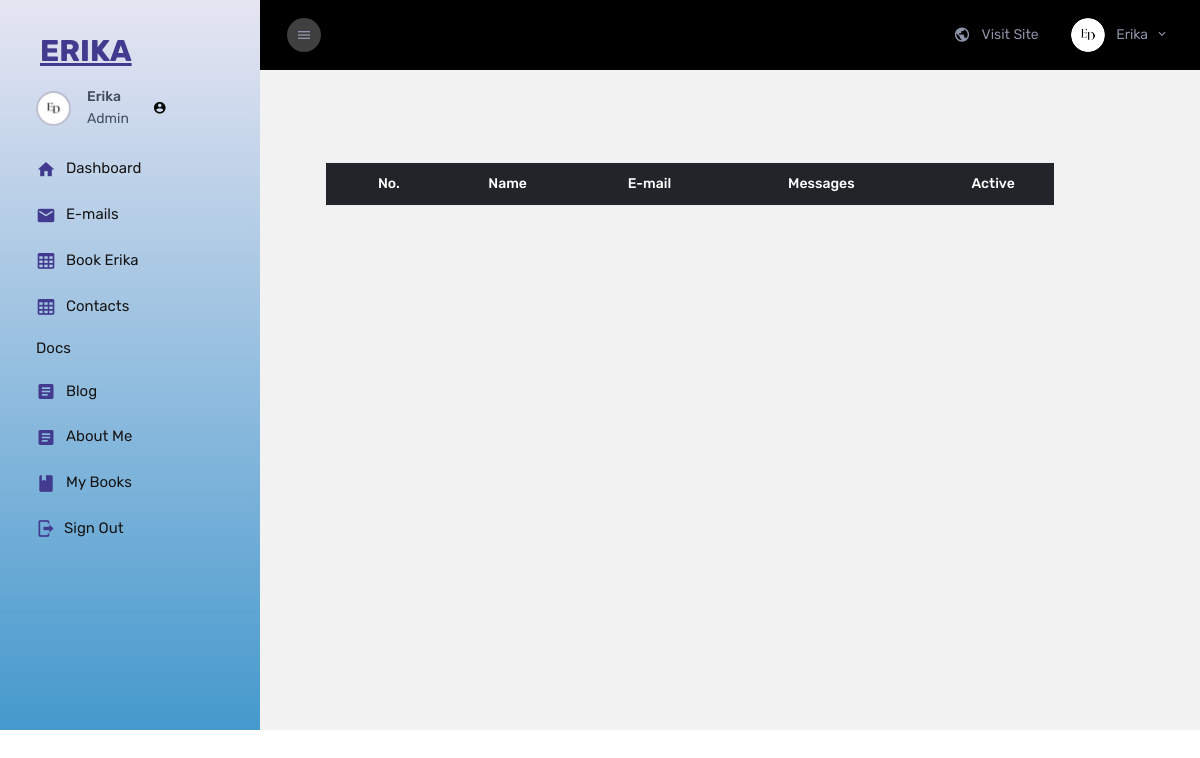
Page /E_Admin/receive-contact/ (signed in) on the earlier database version.
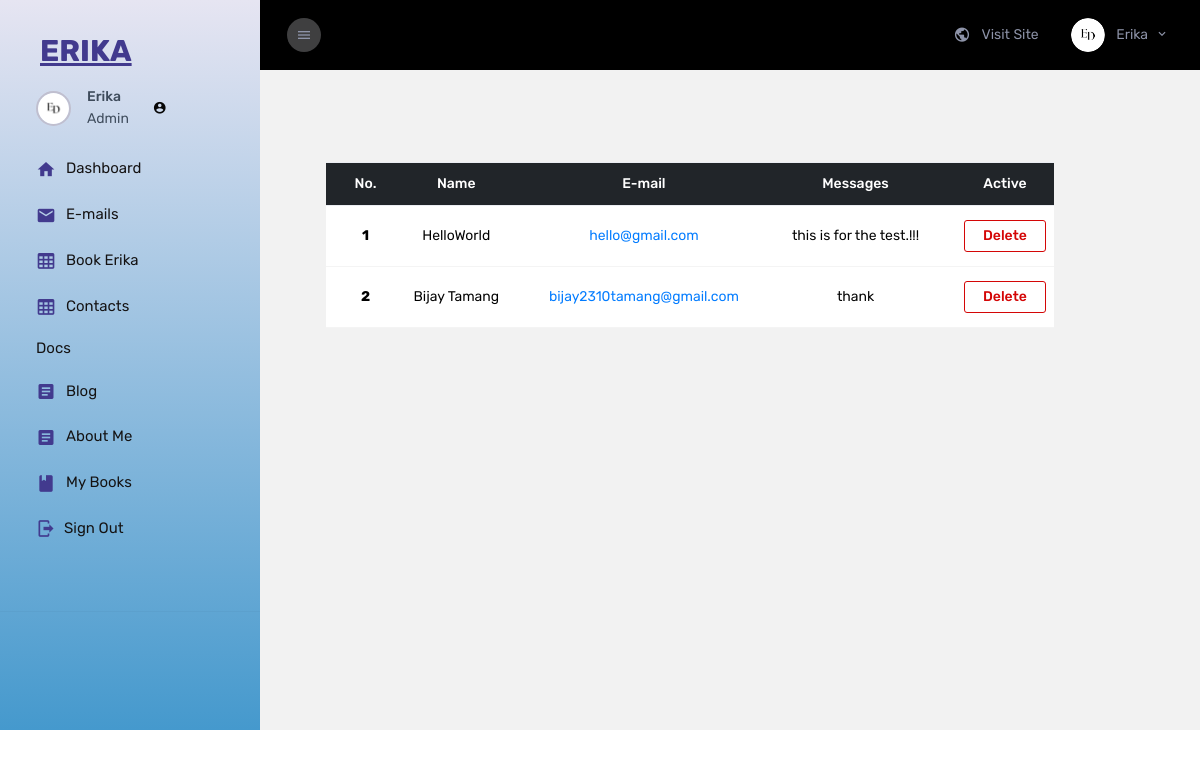
Same page on the later database version.
### Erika_Admin/models.py (models this page shows, shortened)
class Receive_Contact(models.Model):
    Name = models.CharField(max_length=100)
    Email = models.EmailField()
    Messages = models.TextField()

### Erika_Admin/views.py (the view)
# urls.py: path('receive-contact/', views.Receive_Contacts.receive_contacts,name='admin-contacts'),
    @login_required(login_url='adminlogin')
    def receive_contacts(request):
        receiveContact = Receive_Contact.objects.all()
        context = {
            'receiveContact':receiveContact,
        }
        return render(request, 'main/receive-contacts.html',context)

### Erika_Admin/templates/main/receive-contacts.html (shortened to what this page needs)
{% extends 'partials/base.html' %}
{% load static %}
{% block body %}
<div class="main-panel justify-content-center">
  <div class="content-wrapper pb-0">
      <div class="page-header flex-wrap">
        <div class="container-fluid py-5 ">
            <div class="container">
                <table class="table text-center">
                    <thead class="table-dark">
                        <tr>
                            <th scope="col">No.</th>
                            <th scope="col">Name</th>
                            <th scope="col">E-mail</th>
                            <th scope="col">Messages</th>
                            <th scope="col">Active</th>
                        </tr>
                    </thead>
                    <tbody>
                        {% for Rcontact in receiveContact reversed %}
                        <tr>
                            <th scope="row">{{ forloop.counter }}</th>
                            <td>{{Rcontact.Name}}</td>
                            <td> <a href="mailto:{{Rcontact.Email}}" class="mailto-link" >{{Rcontact.Email}} </a></td>
                            <td>{{Rcontact.Messages}}</td>
                            <td>
                                <a href="{% url 'RC_delete' Rcontact.id %}">
                                    <button type="button" class="btn">Delete</button>
                                </a>
                            </td>
                        </tr>
                        {% endfor %}
                    </tbody>
                </table>
            </div>
        </div>
      </div>
    </div>
  </div>
{% endblock body %}

Differences in the rows shown:
added Receive_Contact: Name "HelloWorld", Email "hello@gmail.com", Messages "this is for the test.!!!"
added Receive_Contact: Name "Bijay Tamang", Email "bijay2310tamang@gmail.com", Messages "thank"
